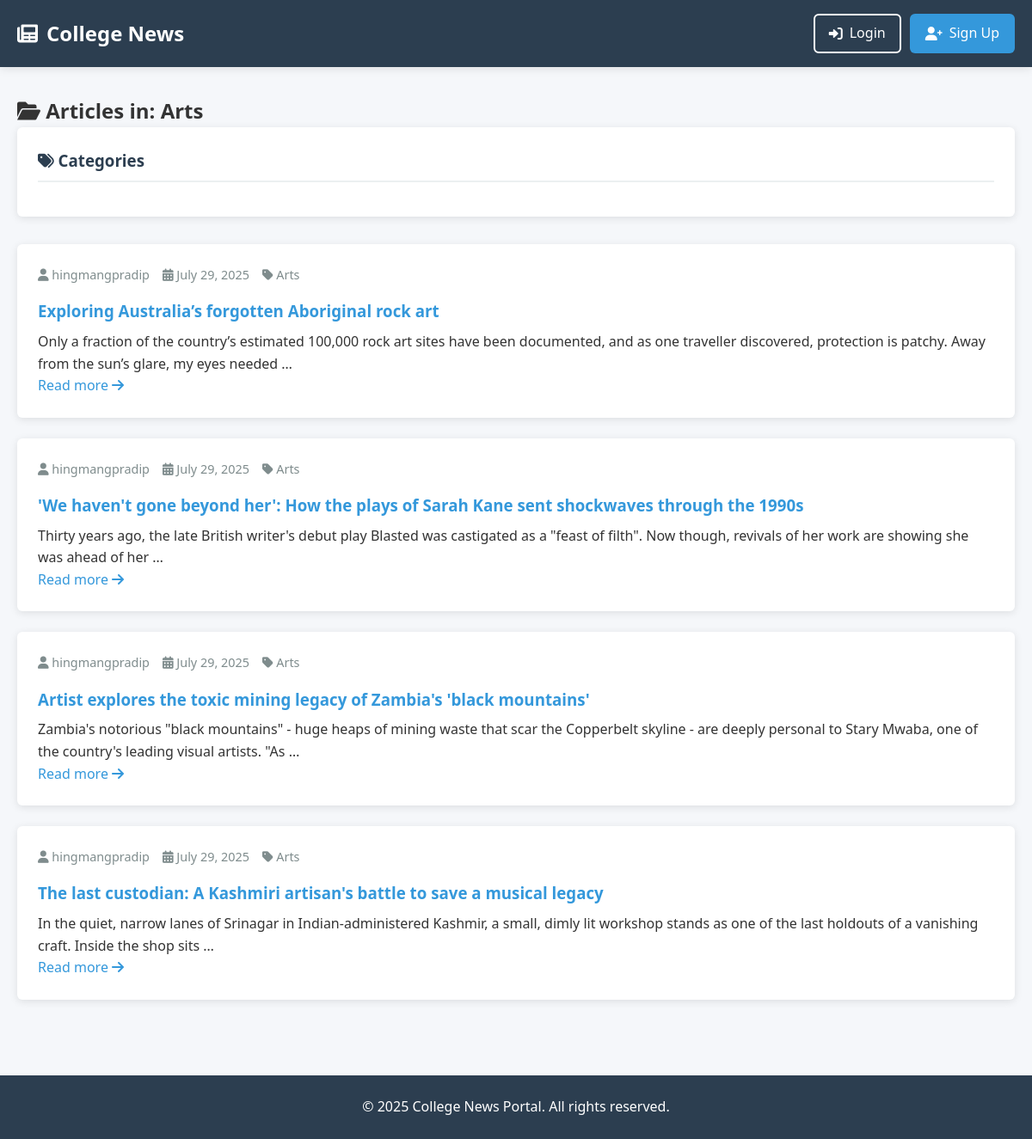
The app's page /category/arts/, older data.
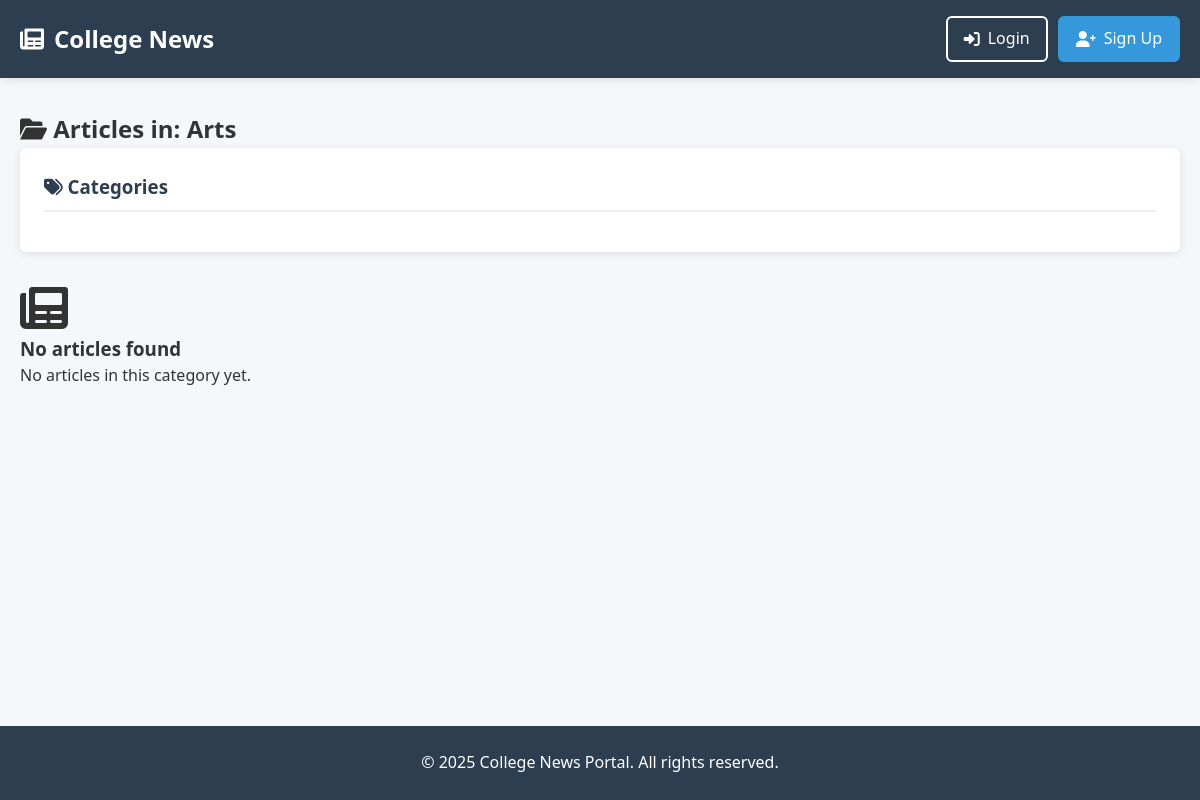
The same page, newer data.
### news/models.py (models this page shows, shortened)
class Article(models.Model):
    title = models.CharField(max_length=200)
    content = models.TextField()
    category = models.ForeignKey(Category, on_delete=models.SET_NULL, null=True)
    author = models.ForeignKey(
        settings.AUTH_USER_MODEL,
        on_delete=models.CASCADE,
    )
    created_at = models.DateTimeField(auto_now_add=True)
    updated_at = models.DateTimeField(auto_now=True)
    def get_absolute_url(self):
        return reverse('article_detail', kwargs={'pk': self.pk})

class Category(models.Model):
    name = models.CharField(max_length=100, unique=True)
    slug = models.SlugField(max_length=100, unique=True, blank=True) # Add this field

### users/models.py (models this page shows)
class CustomUser(AbstractUser):
    ROLE_CHOICES = (
        ('student', 'Student'),
        ('teacher', 'Teacher'),
    )
    role = models.CharField(max_length=10, choices=ROLE_CHOICES, default='student')

### news/views.py (the view)
# urls.py: path('category/<slug:category_slug>/', CategoryArticleListView.as_view(), name='category_article_list'),
class CategoryArticleListView(ListView):
    model = Article
    template_name = 'news/article_list.html'  # We can reuse the same template
    context_object_name = 'articles'
    def get_queryset(self):
        self.category = get_object_or_404(Category, slug=self.kwargs['category_slug'])
        return Article.objects.filter(category=self.category).order_by('-created_at')
    def get_context_data(self, **kwargs):
        context = super().get_context_data(**kwargs)
        context['category'] = self.category
        return context

### templates/news/article_list.html (shortened to what this page needs)
{% extends 'base.html' %}
{% block content %}
<div class="content-header">
    {% if category %}
    <h2><i class="fas fa-folder-open"></i> Articles in: {{ category.name }}</h2>
    {% else %}
    <h2><i class="fas fa-newspaper"></i> Latest Articles</h2>
    {% endif %}
</div>
<div class="content-grid">
    <aside class="sidebar">
        <div class="category-list">
            <h3><i class="fas fa-tags"></i> Categories</h3>
        </div>
    </aside>
    <main class="article-list">
        {% for article in articles %}
        <article class="article-card">
            <div class="article-meta">
                <span><i class="fas fa-user"></i> {{ article.author.username }}</span>
                <span><i class="fas fa-calendar-alt"></i> {{ article.created_at|date:"F d, Y" }}</span>
                <span><i class="fas fa-tag"></i> {{ article.category.name }}</span>
            </div>
            <h3 class="article-title">
                <a href="{{ article.get_absolute_url }}">{{ article.title }}</a>
            </h3>
            <div class="article-excerpt">
                {{ article.content|truncatewords:30|linebreaks }}
            </div>
            <a href="{{ article.get_absolute_url }}" class="read-more">
                Read more <i class="fas fa-arrow-right"></i>
            </a>
        </article>
        {% empty %}
        <div class="empty-state">
            <i class="fas fa-newspaper fa-3x"></i>
            <h3>No articles found</h3>
            <p>{% if category %}No articles in this category yet.{% else %}No articles published yet.{% endif %}</p>
        </div>
        {% endfor %}
    </main>
</div>
{% endblock %}

Row changes from the older to the newer data that the page shows:
removed Article: author.username "hingmangpradip", created_at "July 29, 2025", category.name "Arts", title "Exploring Australia’s forgotten Aboriginal rock art", content "Only a fraction of the country’s estimated 100,000 rock art sites have been documented, and as one traveller discovered, protection is patchy. Away from the sun’s glare, my eyes needed …"
removed Article: author.username "hingmangpradip", created_at "July 29, 2025", category.name "Arts", title "'We haven't gone beyond her': How the plays of Sarah Kane sent shockwaves through the 1990s", content "Thirty years ago, the late British writer's debut play Blasted was castigated as a \"feast of filth\". Now though, revivals of her work are showing she was ahead of her …"
removed Article: author.username "hingmangpradip", created_at "July 29, 2025", category.name "Arts", title "Artist explores the toxic mining legacy of Zambia's 'black mountains'", content "Zambia's notorious \"black mountains\" - huge heaps of mining waste that scar the Copperbelt skyline - are deeply personal to Stary Mwaba, one of the country's leading visual artists. \"As …"
removed Article: author.username "hingmangpradip", created_at "July 29, 2025", category.name "Arts", title "The last custodian: A Kashmiri artisan's battle to save a musical legacy", content "In the quiet, narrow lanes of Srinagar in Indian-administered Kashmir, a small, dimly lit workshop stands as one of the last holdouts of a vanishing craft. Inside the shop sits …"
Text that changed along with them:
text now shown: "No articles found No articles in this category yet."
